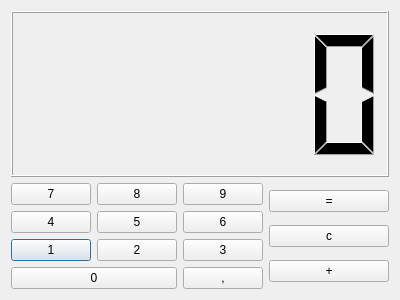
<?xml version="1.0" encoding="UTF-8"?>
<ui version="4.0">
 <class>DCalculadora</class>
 <widget class="QDialog" name="DCalculadora">
  <property name="geometry">
   <rect>
    <x>0</x>
    <y>0</y>
    <width>400</width>
    <height>300</height>
   </rect>
  </property>
  <property name="windowTitle">
   <string>Dialog</string>
  </property>
  <layout class="QVBoxLayout" name="verticalLayout_3">
   <item>
    <layout class="QVBoxLayout" name="verticalLayout_2">
     <item>
      <widget class="QLCDNumber" name="lcdResultado"/>
     </item>
     <item>
      <layout class="QHBoxLayout" name="horizontalLayout">
       <item>
        <layout class="QGridLayout" name="gridLayout">
         <item row="7" column="0">
          <widget class="QPushButton" name="bUno">
           <property name="text">
            <string>1</string>
           </property>
          </widget>
         </item>
         <item row="7" column="2">
          <widget class="QPushButton" name="bTres">
           <property name="text">
            <string>3</string>
           </property>
          </widget>
         </item>
         <item row="5" column="2">
          <widget class="QPushButton" name="bNueve">
           <property name="text">
            <string>9</string>
           </property>
          </widget>
         </item>
         <item row="8" column="0" colspan="2">
          <widget class="QPushButton" name="bCero">
           <property name="text">
            <string>0</string>
           </property>
          </widget>
         </item>
         <item row="7" column="1">
          <widget class="QPushButton" name="bDos">
           <property name="text">
            <string>2</string>
           </property>
          </widget>
         </item>
         <item row="5" column="0">
          <widget class="QPushButton" name="bSiete">
           <property name="text">
            <string>7</string>
           </property>
          </widget>
         </item>
         <item row="8" column="2">
          <widget class="QPushButton" name="bComa">
           <property name="text">
            <string>,</string>
           </property>
          </widget>
         </item>
         <item row="5" column="1">
          <widget class="QPushButton" name="bOcho">
           <property name="text">
            <string>8</string>
           </property>
          </widget>
         </item>
         <item row="6" column="1">
          <widget class="QPushButton" name="bCinco">
           <property name="text">
            <string>5</string>
           </property>
          </widget>
         </item>
         <item row="6" column="0">
          <widget class="QPushButton" name="bCuatro">
           <property name="text">
            <string>4</string>
           </property>
          </widget>
         </item>
         <item row="6" column="2">
          <widget class="QPushButton" name="bSeis">
           <property name="text">
            <string>6</string>
           </property>
          </widget>
         </item>
        </layout>
       </item>
       <item>
        <layout class="QVBoxLayout" name="verticalLayout">
         <item>
          <widget class="QPushButton" name="bIgual">
           <property name="text">
            <string>=</string>
           </property>
          </widget>
         </item>
         <item>
          <widget class="QPushButton" name="bC">
           <property name="text">
            <string>c</string>
           </property>
          </widget>
         </item>
         <item>
          <widget class="QPushButton" name="bSuma">
           <property name="text">
            <string>+</string>
           </property>
          </widget>
         </item>
        </layout>
       </item>
      </layout>
     </item>
    </layout>
   </item>
  </layout>
 </widget>
 <resources/>
 <connections/>
</ui>
